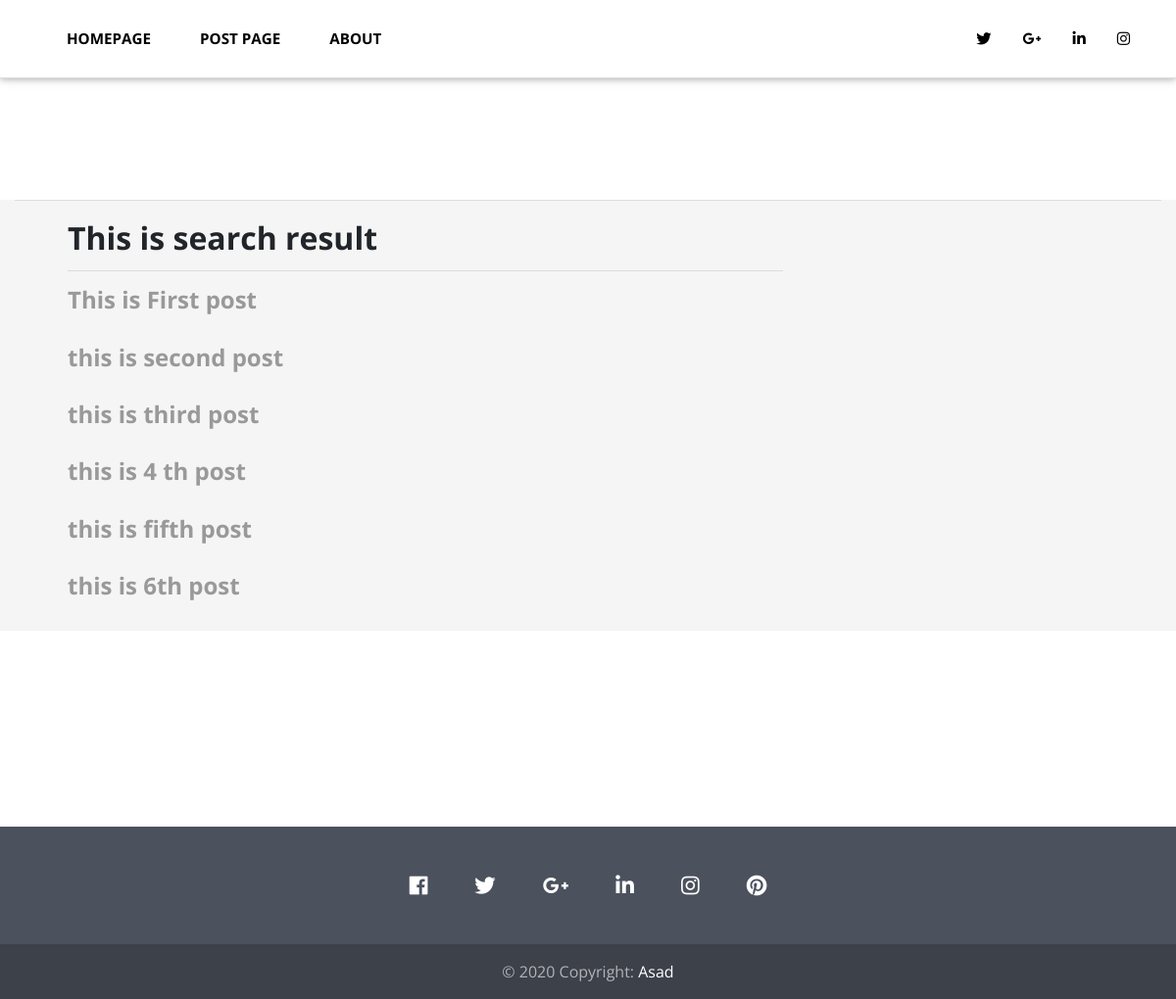
The app's page /search/ with its own data.
### core/models.py (models this page shows, shortened)
class Post(models.Model):
    title=models.CharField(max_length=100)
    thumbnail_img=models.ImageField()
    overview=models.TextField()
    content=RichTextField(blank=True,null=True)
    author=models.ForeignKey(Author,on_delete=models.CASCADE)
    timestamp=models.DateTimeField(auto_now_add=True)
    comment_count=models.IntegerField(default=0)
    featured=models.BooleanField()
    slider=models.BooleanField(default=False)
    category=models.CharField(choices=category_choice,max_length=20)
    read=models.IntegerField(default=0)
    def get_absolute_url(self):
        return reverse('page', kwargs={
            'id':self.id
        })

### core/views.py (the view)
# urls.py: path('search/', search,name='search'),
def search(request):
    queryset=Post.objects.all()
    query=request.GET.get("q")
    if query:
        queryset=queryset.filter(
            Q(title__icontains=query) |
            Q(content__icontains=query)
        ).distinct()
    context={
        'queryset':queryset,
    }
    return render(request,"search.html",context)

### templates/search.html (shortened to what this page needs)
{% extends 'base.html' %}
{% block content %}
    <main>
        {% include 'slider.html' with slider=slider %}
        <section>
            <div class="container-fluid grey lighten-4">
                <hr class="">
                <div class="container">
                    <div class="row ">
                        <div class="col-lg-8 col-12 mt-1 mx-lg-4">
                            <h2>This is search result</h2>
                            <hr>
                            {% for post in queryset %}
                            <h4><a href="{{post.get_absolute_url}}">{{post.title}}</a></h4><br>
                            {% endfor %}
                        </div>
                    </div>
                </div>
            </div>
        </section>
    </main>
{% endblock %}

### static_in_env/css/style.default.css (style rules this page uses)
body { overflow-x: hidden; }
a, i, span { display: inline-block; text-decoration: none; -webkit-transition: all 0.3s; transition: all 0.3s; }
section { padding: 100px 0; overflow-x: hidden; }
main, aside { padding: 50px 0 100px; }
h1, h2, h3, h4, h5, h6 { margin-bottom: 15px; }
.container-fluid { width: 100%; }
body { font-family: "Open Sans", sans-serif; font-size: 1rem; font-weight: normal; line-height: 1.5; color: #212529; background-color: #fff; }
a { color: #999; text-decoration: none; }
h1, h2, h3, h4, h5, h6, .h1, .h2, .h3, .h4, .h5, .h6 { margin-bottom: 0.5rem; font-family: inherit; font-weight: 700; line-height: 1.1; color: inherit; }
h2, .h2 { font-size: 2rem; }
h4, .h4 { font-size: 1.5rem; }
hr { border-top: 1px solid rgba(0, 0, 0, 0.1); }

### records on screen
Post: title "This is First post"
Post: title "this is second post"
Post: title "this is third post"
Post: title "this is 4 th post"
Post: title "this is fifth post"
Post: title "this is 6th post"
